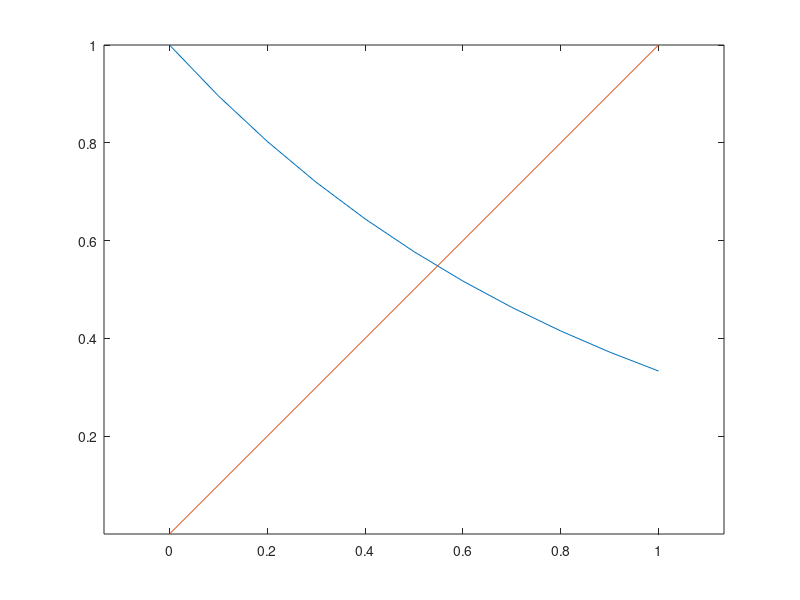

MATLAB code to generate this figure:
% This is to illustrate of plot function in Matlab
% Here we plot two function, y=x, and y=3^{-x}

x=[0.0 : .10 : 1] 
y =3.^(-x)

plot (x,y) ;
hold on % will hold the first picture in the same window

y=x;
plot (x,y)
axis equal;

